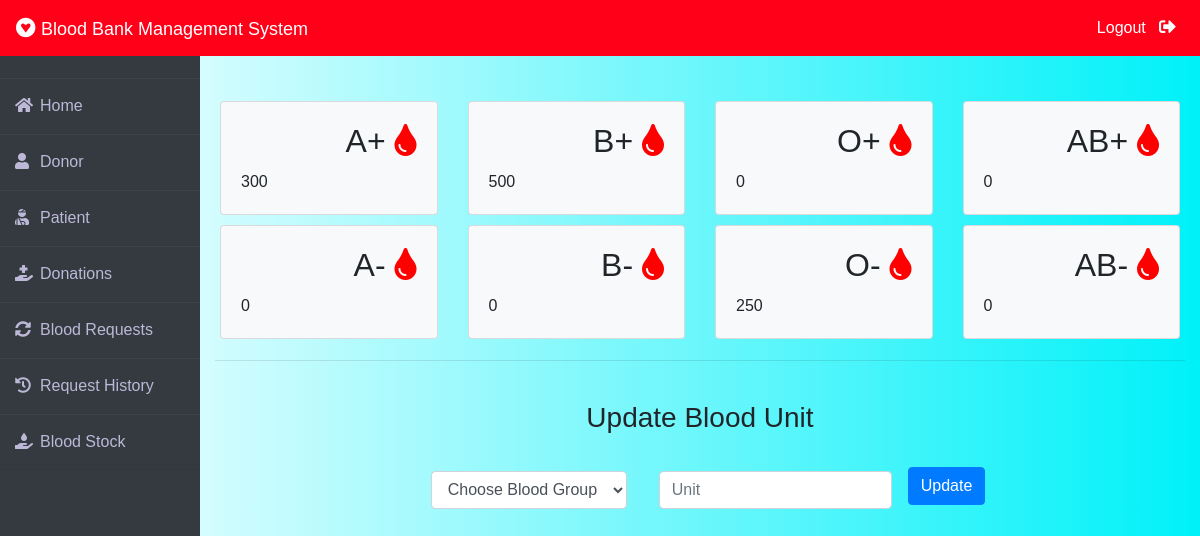
Screenshot of /admin-blood (signed in) with the database file from the repository.
### blood/models.py (models this page shows, shortened)
class Stock(models.Model):
    bloodgroup=models.CharField(max_length=10)
    unit=models.PositiveIntegerField(default=0)

### blood/views.py (the view, shortened to what this page needs)
# urls.py: path('admin-blood', views.admin_blood_view,name='admin-blood'),
@login_required(login_url='adminlogin')
def admin_blood_view(request):
    dict={
        'bloodForm':forms.BloodForm(),
        'A1':models.Stock.objects.get(bloodgroup="A+"),
        'A2':models.Stock.objects.get(bloodgroup="A-"),
        'B1':models.Stock.objects.get(bloodgroup="B+"),
        'B2':models.Stock.objects.get(bloodgroup="B-"),
        'AB1':models.Stock.objects.get(bloodgroup="AB+"),
        'AB2':models.Stock.objects.get(bloodgroup="AB-"),
        'O1':models.Stock.objects.get(bloodgroup="O+"),
        'O2':models.Stock.objects.get(bloodgroup="O-"),
    }
    return render(request,'blood/admin_blood.html',context=dict)

### blood/forms.py
class BloodForm(forms.ModelForm):
    class Meta:
        model=models.Stock
        fields=['bloodgroup','unit']

### templates/blood/admin_blood.html (shortened to what this page needs)
{% extends 'blood/adminbase.html' %}
{% block content %}
{% load widget_tweaks %}
<br><br>
<div class="container">
    <div class="row">
      <div class="col-sm-3">
        <div class="card bg-light">
          <div class="card-body">
              <div class="blood">
                  <h2>A+ <i class="fas fa-tint"></i></h2>
              </div><br><br>
              <div>
                  {{A1.unit}}
              </div>
          </div>
        </div>
      </div>
      <div class="col-sm-3">
          <div class="card bg-light">
              <div class="card-body">
                  <div class="blood">
                      <h2>B+ <i class="fas fa-tint"></i></h2>
                  </div><br><br>
                  <div>
                    {{B1.unit}}
                  </div>
              </div>
            </div>
      </div>
      <div class="col-sm-3">
          <div class="card bg-light">
              <div class="card-body">
                  <div class="blood">
                      <h2>O+ <i class="fas fa-tint"></i></h2>
                  </div><br><br>
                  <div>
                    {{O1.unit}}
                  </div>
              </div>
            </div>
        </div>
        <div class="col-sm-3">
          <div class="card bg-light">
              <div class="card-body">
                  <div class="blood">
                      <h2>AB+ <i class="fas fa-tint"></i></h2>
                  </div><br><br>
                  <div>
                    {{AB1.unit}}
                  </div>
              </div>
            </div>
        </div>
    </div>
    <div class="row">
      <div class="col-sm-3">
        <div class="card bg-light">
          <div class="card-body">
              <div class="blood">
                  <h2>A- <i class="fas fa-tint"></i></h2>
              </div><br><br>
              <div>
                {{A2.unit}}
              </div>
          </div>
        </div>
      </div>
      <div class="col-sm-3">
          <div class="card bg-light">
              <div class="card-body">
                  <div class="blood">
                      <h2>B- <i class="fas fa-tint"></i></h2>
                  </div><br><br>
                  <div>
                    {{B2.unit}}
                  </div>
              </div>
            </div>
      </div>
      <div class="col-sm-3">
          <div class="card bg-light">
              <div class="card-body">
                  <div class="blood">
                      <h2>O- <i class="fas fa-tint"></i></h2>
                  </div><br><br>
                  <div>
                    {{O2.unit}}
                  </div>
              </div>
            </div>
        </div>
        <div class="col-sm-3">
          <div class="card bg-light">
              <div class="card-body">
                  <div class="blood">
                      <h2>AB- <i class="fas fa-tint"></i></h2>
                  </div><br><br>
                  <div>
                    {{AB2.unit}}
                  </div>
              </div>
            </div>
        </div>
    </div>
<hr>
<br>
<h3 class="text-center">Update Blood Unit</h3><br>
<div class="xyz">
    <form class="form-inline" method="POST">
        <div class="form-group mx-sm-3 mb-6">
            <select name="bloodgroup" class="form-control">
                <option disabled="disabled" selected="selected">Choose Blood Group</option>
            </select>
          </div>
        <div class="form-group mx-sm-3 mb-6">
          <input type="number" class="form-control" name="unit" placeholder="Unit">
        </div>
        <button type="submit" class="btn btn-primary mb-2">Update</button>
      </form>
</div>
</div>
{% endblock content %}

### templates/blood/adminbase.html (style rules this page uses)
.row { padding: 5px; }
.fa-tint { color: red; }
.blood { float: right; }
.xyz { color: blue; font-size: 3ex; }
* { margin: 0; padding: 0; box-sizing: border-box; list-style: none; text-decoration: none; font-family: 'Josefin Sans', sans-serif; }
body { background-color: #f3f5f9; }

### templates/blood/admin_blood.html (style rules this page uses)
body { background: linear-gradient(to right, #ffffffff, #00f1f9ff); min-height: 100vh; margin: 0; padding: 0; }
.xyz { display: table; margin-right: auto; margin-left: auto; }

### rows the page displays
Stock: unit "300"
Stock: unit "500"
Stock: unit "0"
Stock: unit "0"
Stock: unit "0"
Stock: unit "0"
Stock: unit "250"
Stock: unit "0"
